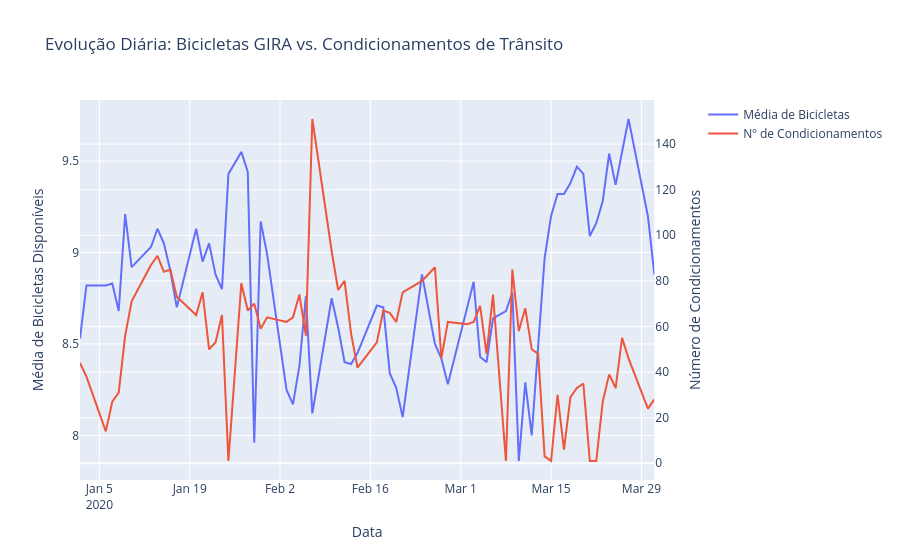
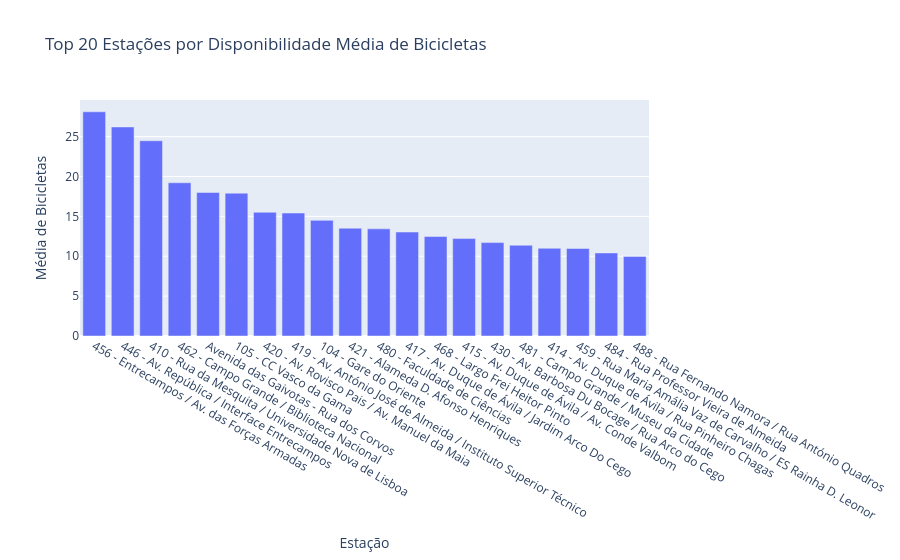
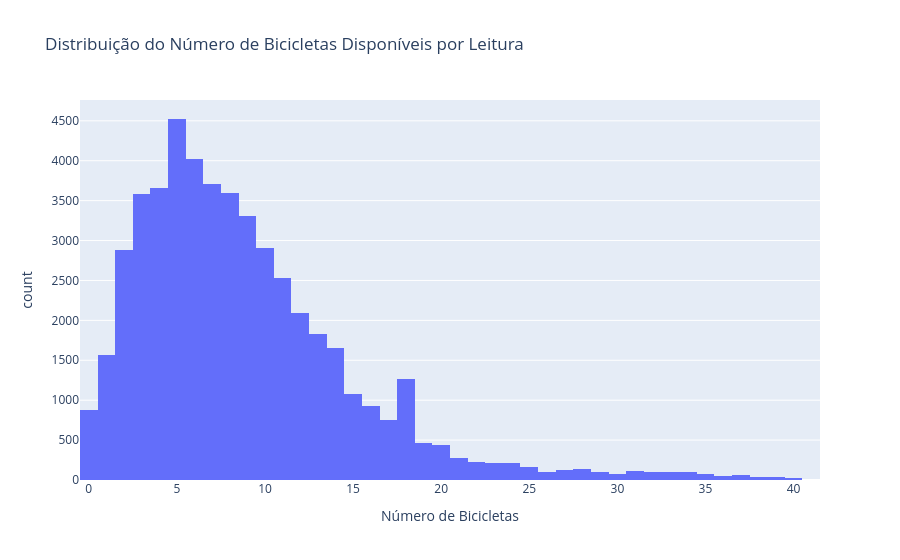
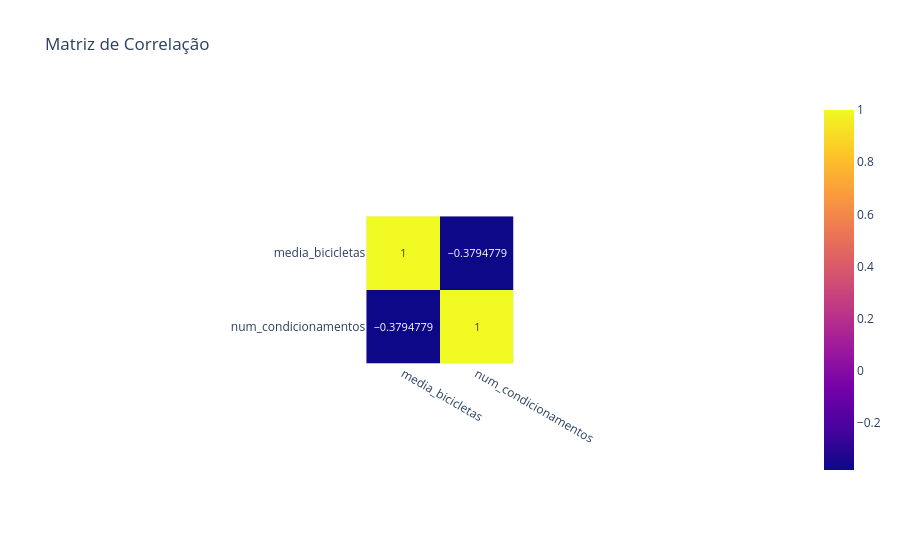

The cell these charts' notebook holds for them, in order:
### Markdown cell above
## Módulo 4 — Análise Exploratória de Dados (EDA)

Visualizamos os dados para descobrir padrões, tendências e anomalias. A EDA é fundamental para gerar insights. Iremos criar os seguintes gráficos:
Evolução Temporal: Um gráfico de linhas para visualizar a média de bicicletas e o número de condicionamentos ao longo do tempo.
Disponibilidade por Estação: Um gráfico de barras para identificar as estações com maior e menor disponibilidade média de bicicletas.
Histogramas: Para entender a distribuição da disponibilidade de bicicletas por estação.
Correlação: Um heatmap para quantificar a relação entre a média de bicicletas e o número de condicionamentos.

### Code cell
# Converter para Pandas para visualização com Plotly
df_integrado_pd = df_integrado.toPandas()
gira_clean_pd = gira_clean.limit(50000).toPandas() # Limitar para não sobrecarregar a memória

# 1. Evolução diária da média de bicicletas e condicionamentos
fig1 = make_subplots(specs=[[{"secondary_y": True}]])
fig1.add_trace(go.Scatter(x=df_integrado_pd['data'], y=df_integrado_pd['media_bicicletas'], name='Média de Bicicletas'), secondary_y=False)
fig1.add_trace(go.Scatter(x=df_integrado_pd['data'], y=df_integrado_pd['num_condicionamentos'], name='Nº de Condicionamentos'), secondary_y=True)
fig1.update_layout(title_text='Evolução Diária: Bicicletas GIRA vs. Condicionamentos de Trânsito')
fig1.update_xaxes(title_text='Data')
fig1.update_yaxes(title_text='Média de Bicicletas Disponíveis', secondary_y=False)
fig1.update_yaxes(title_text='Número de Condicionamentos', secondary_y=True)
fig1.show()

# 2. Disponibilidade média por estação
disponibilidade_estacao = gira_clean.groupBy("station_name") \
                                     .agg(avg("num_bicicletas").alias("media_bicicletas")) \
                                     .orderBy(col("media_bicicletas").desc()) \
                                     .toPandas()

fig2 = px.bar(disponibilidade_estacao.head(20), x='station_name', y='media_bicicletas',
              title='Top 20 Estações por Disponibilidade Média de Bicicletas',
              labels={'station_name': 'Estação', 'media_bicicletas': 'Média de Bicicletas'})
fig2.show()

# 3. Histogramas da distribuição de bicicletas e docas
fig3 = px.histogram(gira_clean_pd, x="num_bicicletas", nbins=50,
                    title='Distribuição do Número de Bicicletas Disponíveis por Leitura',
                    labels={'num_bicicletas': 'Número de Bicicletas'})
fig3.show()

# 4. Matriz de Correlação
correlacao = df_integrado_pd[['media_bicicletas', 'num_condicionamentos']].corr()
fig4 = px.imshow(correlacao, text_auto=True, title='Matriz de Correlação')
fig4.show()

### Figure 1 — Plotly figure (JSON) as saved in the notebook; plotly's stock layout.template omitted (floating-point values rounded to 4 significant figures)
{"data": [{"name": "Média de Bicicletas", "type": "scatter", "x": ["2020-01-02", "2020-01-03", "2020-01-06", "2020-01-07", "2020-01-08", "2020-01-09", "2020-01-10", "2020-01-13", "2020-01-14", "2020-01-15", "2020-01-16", "2020-01-17", "2020-01-20", "2020-01-21", "2020-01-22", "2020-01-23", "2020-01-24", "2020-01-25", "2020-01-27", "2020-01-28", "2020-01-29", "2020-01-30", "2020-01-31", "2020-02-03", "2020-02-04", "2020-02-05", "2020-02-06", "2020-02-07", "2020-02-10", "2020-02-11", "2020-02-12", "2020-02-13", "2020-02-14", "2020-02-17", "2020-02-18", "2020-02-19", "2020-02-20", "2020-02-21", "2020-02-24", "2020-02-26", "2020-02-27", "2020-02-28", "2020-03-02", "2020-03-03", "2020-03-04", "2020-03-05", "2020-03-06", "2020-03-08", "2020-03-09", "2020-03-10", "2020-03-11", "2020-03-12", "2020-03-13", "2020-03-14", "2020-03-15", "2020-03-16", "2020-03-17", "2020-03-18", "2020-03-19", "2020-03-20", "2020-03-21", "2020-03-22", "2020-03-23", "2020-03-24", "2020-03-25", "2020-03-26", "2020-03-27", "2020-03-30", "2020-03-31"], "xaxis": "x", "y": [8.53, 8.82, 8.82, 8.83, 8.68, 9.21, 8.92, 9.03, 9.13, 9.05, 8.9, 8.7, 9.13, 8.95, 9.05, 8.88, 8.8, 9.43, 9.55, 9.44, 7.96, 9.17, 8.99, 8.25, 8.17, 8.38, 8.76, 8.12, 8.75, 8.59, 8.4, 8.39, 8.45, 8.71, 8.7, 8.34, 8.26, 8.1, 8.88, 8.5, 8.42, 8.28, 8.7, 8.84, 8.43, 8.4, 8.64, 8.68, 8.78, 7.86, 8.29, 8, 8.49, 8.97, 9.2, 9.32, 9.32, 9.38, 9.47, 9.43, 9.09, 9.16, 9.28, 9.54, 9.37, 9.55, 9.73, 9.2, 8.88], "yaxis": "y"}, {"name": "Nº de Condicionamentos", "type": "scatter", "x": ["2020-01-02", "2020-01-03", "2020-01-06", "2020-01-07", "2020-01-08", "2020-01-09", "2020-01-10", "2020-01-13", "2020-01-14", "2020-01-15", "2020-01-16", "2020-01-17", "2020-01-20", "2020-01-21", "2020-01-22", "2020-01-23", "2020-01-24", "2020-01-25", "2020-01-27", "2020-01-28", "2020-01-29", "2020-01-30", "2020-01-31", "2020-02-03", "2020-02-04", "2020-02-05", "2020-02-06", "2020-02-07", "2020-02-10", "2020-02-11", "2020-02-12", "2020-02-13", "2020-02-14", "2020-02-17", "2020-02-18", "2020-02-19", "2020-02-20", "2020-02-21", "2020-02-24", "2020-02-26", "2020-02-27", "2020-02-28", "2020-03-02", "2020-03-03", "2020-03-04", "2020-03-05", "2020-03-06", "2020-03-08", "2020-03-09", "2020-03-10", "2020-03-11", "2020-03-12", "2020-03-13", "2020-03-14", "2020-03-15", "2020-03-16", "2020-03-17", "2020-03-18", "2020-03-19", "2020-03-20", "2020-03-21", "2020-03-22", "2020-03-23", "2020-03-24", "2020-03-25", "2020-03-26", "2020-03-27", "2020-03-30", "2020-03-31"], "xaxis": "x", "y": [44, 38, 14, 27, 31, 56, 71, 87, 91, 84, 85, 73, 65, 75, 50, 53, 65, 1, 79, 67, 70, 59, 64, 62, 64, 74, 56, 151, 93, 76, 80, 57, 42, 53, 67, 66, 62, 75, 80, 86, 46, 62, 61, 62, 69, 48, 74, 1, 85, 58, 68, 50, 48, 3, 1, 30, 6, 29, 33, 35, 1, 1, 27, 39, 33, 55, 46, 24, 28], "yaxis": "y2"}], "layout": {"autosize": true, "title": {"text": "Evolução Diária: Bicicletas GIRA vs. Condicionamentos de Trânsito"}, "xaxis": {"anchor": "y", "autorange": true, "domain": [0, 0.94], "range": ["2020-01-02", "2020-03-31"], "title": {"text": "Data"}, "type": "date"}, "yaxis": {"anchor": "x", "autorange": true, "domain": [0, 1], "range": [7.756, 9.834], "title": {"text": "Média de Bicicletas Disponíveis"}, "type": "linear"}, "yaxis2": {"anchor": "x", "autorange": true, "overlaying": "y", "range": [-7.333, 159.3], "side": "right", "title": {"text": "Número de Condicionamentos"}, "type": "linear"}}}

### Figure 2 — Plotly figure (JSON) as saved in the notebook; plotly's stock layout.template omitted (floating-point values rounded to 4 significant figures)
{"data": [{"alignmentgroup": "True", "hovertemplate": "Estação=%{x}<br>Média de Bicicletas=%{y}<extra></extra>", "legendgroup": "", "marker": {"color": "#636efa", "pattern": {"shape": ""}}, "name": "", "offsetgroup": "", "orientation": "v", "showlegend": false, "textposition": "auto", "type": "bar", "x": ["456 - Entrecampos / Av. das Forças Armadas", "446 - Av. República / Interface Entrecampos ", "410 - Rua da Mesquita / Universidade Nova de Lisboa", "462 - Campo Grande / Biblioteca Nacional", "Avenida das Gaivotas - Rua dos Corvos", "105 - CC Vasco da Gama", "420 - Av. Rovisco Pais / Av. Manuel da Maia", "419 - Av. António José de Almeida / Instituto Superior Técnico", "104 - Gare do Oriente", "421 - Alameda D. Afonso Henriques", "480 - Faculdade de Ciências", "417 - Av. Duque de Ávila / Jardim Arco Do Cego", "468 - Largo Frei Heitor Pinto", "415 - Av. Duque de Ávila / Av. Conde Valbom", "430 - Av. Barbosa Du Bocage / Rua Arco do Cego", "481 - Campo Grande / Museu da Cidade", "414 - Av. Duque de Ávila / Rua Pinheiro Chagas", "459 - Rua Maria Amália Vaz de Carvalho / ES Rainha D. Leonor", "484 - Rua Professor Vieira de Almeida", "488 - Rua Fernando Namora / Rua António Quadros"], "xaxis": "x", "y": [28.12, 26.22, 24.49, 19.22, 18, 17.91, 15.51, 15.42, 14.5, 13.52, 13.44, 13.04, 12.48, 12.22, 11.71, 11.38, 11, 10.98, 10.42, 9.977], "yaxis": "y"}], "layout": {"autosize": true, "barmode": "relative", "legend": {"tracegroupgap": 0}, "title": {"text": "Top 20 Estações por Disponibilidade Média de Bicicletas"}, "xaxis": {"anchor": "y", "autorange": true, "domain": [0, 1], "range": [-0.5, 19.5], "title": {"text": "Estação"}, "type": "category"}, "yaxis": {"anchor": "x", "autorange": true, "domain": [0, 1], "range": [0, 29.6], "title": {"text": "Média de Bicicletas"}, "type": "linear"}}}

### Figure 3 — Plotly figure (JSON) as saved in the notebook; plotly's stock layout.template omitted (floating-point values rounded to 4 significant figures; data arrays with more than 128 entries replaced by an {"elided": "..."} marker saying what was removed)
{"data": [{"alignmentgroup": "True", "bingroup": "x", "hovertemplate": "Número de Bicicletas=%{x}<br>count=%{y}<extra></extra>", "legendgroup": "", "marker": {"color": "#636efa", "pattern": {"shape": ""}}, "name": "", "nbinsx": 50, "offsetgroup": "", "orientation": "v", "showlegend": false, "type": "histogram", "x": {"elided": "50000 int values"}, "xaxis": "x", "yaxis": "y"}], "layout": {"autosize": true, "barmode": "relative", "legend": {"tracegroupgap": 0}, "title": {"text": "Distribuição do Número de Bicicletas Disponíveis por Leitura"}, "xaxis": {"anchor": "y", "autorange": true, "domain": [0, 1], "range": [-0.5, 41.5], "title": {"text": "Número de Bicicletas"}, "type": "linear"}, "yaxis": {"anchor": "x", "autorange": true, "domain": [0, 1], "range": [0, 4761.0], "title": {"text": "count"}}}}

### Figure 4 — Plotly figure (JSON) as saved in the notebook; plotly's stock layout.template omitted (floating-point values rounded to 4 significant figures)
{"data": [{"coloraxis": "coloraxis", "hovertemplate": "x: %{x}<br>y: %{y}<br>color: %{z}<extra></extra>", "name": "0", "texttemplate": "%{z}", "type": "heatmap", "x": ["media_bicicletas", "num_condicionamentos"], "xaxis": "x", "y": ["media_bicicletas", "num_condicionamentos"], "yaxis": "y", "z": [[1, -0.3795], [-0.3795, 1]]}], "layout": {"autosize": true, "coloraxis": {"colorscale": [[0, "#0d0887"], [0.1111, "#46039f"], [0.2222, "#7201a8"], [0.3333, "#9c179e"], [0.4444, "#bd3786"], [0.5556, "#d8576b"], [0.6667, "#ed7953"], [0.7778, "#fb9f3a"], [0.8889, "#fdca26"], [1, "#f0f921"]]}, "title": {"text": "Matriz de Correlação"}, "xaxis": {"anchor": "y", "autorange": true, "constrain": "domain", "domain": [0.3976, 0.6024], "range": [-0.5, 1.5], "scaleanchor": "y", "type": "category"}, "yaxis": {"anchor": "x", "autorange": true, "constrain": "domain", "domain": [0, 1], "range": [1.5, -0.5], "type": "category"}}}
